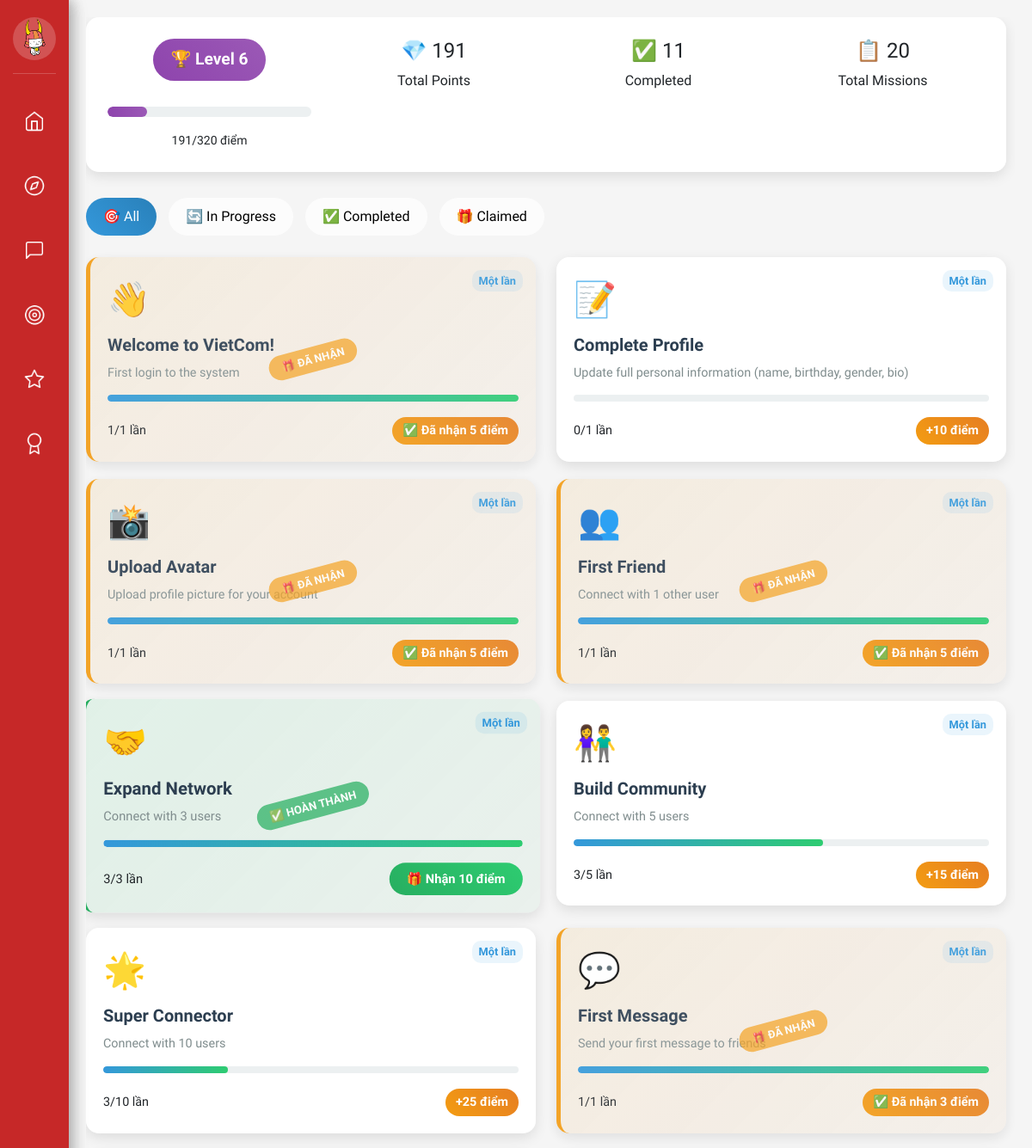
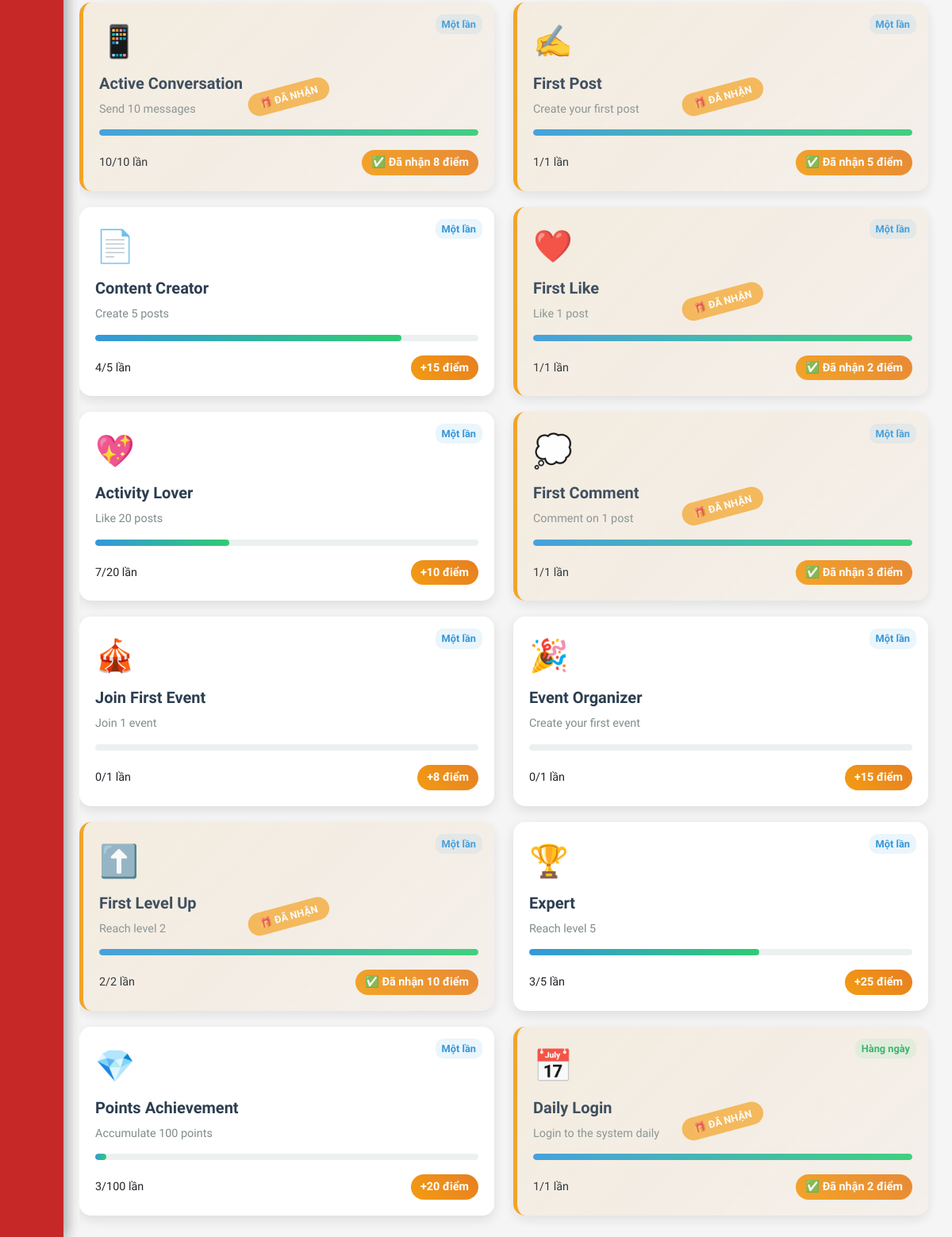
The page /gamification/missions/ (signed in) on the database as committed earlier (2 pictures, top to bottom).
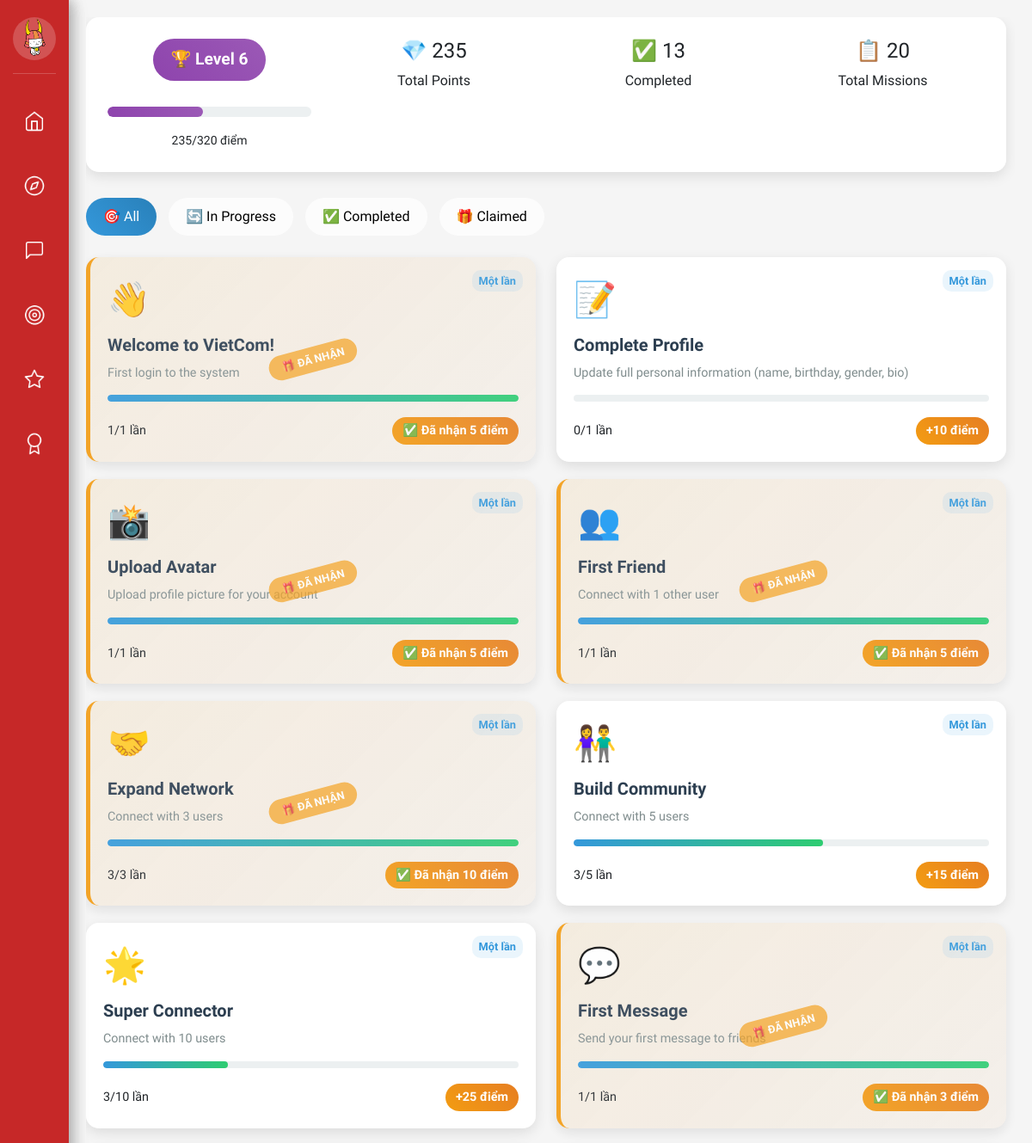
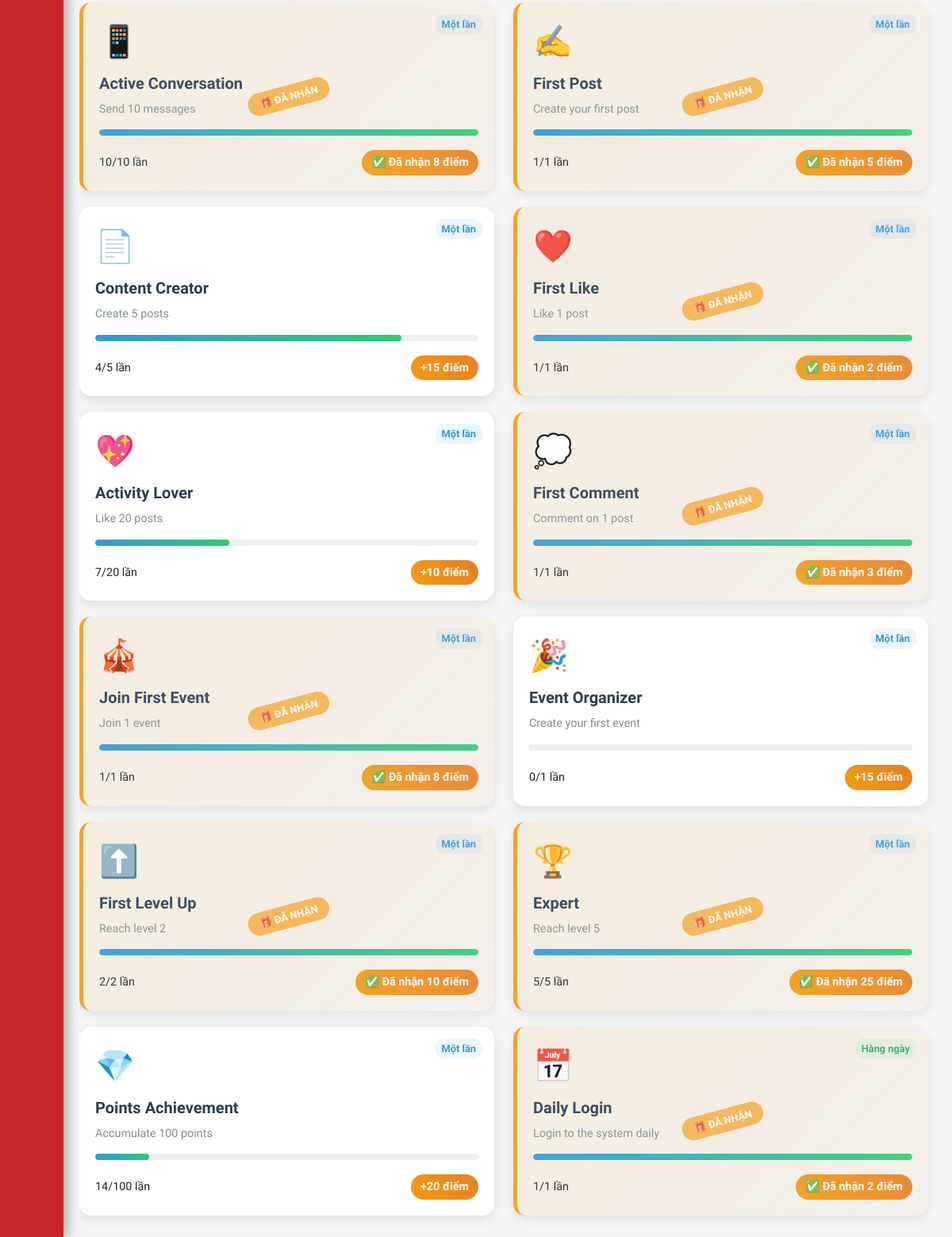
The same page on the database as committed later (2 pictures, top to bottom).
### users/models.py (models this page shows, shortened)
class User(AbstractUser):
    GENDER_CHOICES = [
        ('male', 'Male'),
        ('female', 'Female'),
        ('other', 'Other'),
        ('not_specified', 'Not specified'),
    ]
    STATUS_CHOICES = [
        ('online', 'Online'),
        ('offline', 'Offline'),
        ('busy', 'Busy'),
        ('away', 'Away'),
        ('available', 'Available for connection'),
    ]
    phone_regex = RegexValidator(
        regex=r'^\+?1?\d{9,15}$',
        message="Phone number must be in the format: '+999999999' or '0999999999'"
    )
    email = models.EmailField(unique=True)
    phone = models.CharField(
        validators=[phone_regex],
        max_length=17,
        unique=True,
        help_text="Phone number must be in the format: '+84xxxxxxxxx' or '0xxxxxxxxx'"
    )
    full_name = models.CharField(max_length=100)
    hometown = models.CharField(max_length=255, blank=True)
    date_of_birth = models.DateField(null=True, blank=True, verbose_name="Date of Birth")
    gender = models.CharField(
        max_length=20,
        choices=GENDER_CHOICES,
        default='not_specified',
        help_text="User's gender"
    )
    bio = models.TextField(
        max_length=500,
        blank=True,
        help_text="Short introduction about yourself (max 500 characters)"
    )
    status = models.CharField(
        max_length=20,
        choices=STATUS_CHOICES,
        default='offline',
        help_text="Current status"
    )
    interests = models.TextField(default='[]', blank=True)
    avatar = models.ImageField(upload_to='avatars/', blank=True)
    latitude = models.FloatField(null=True, blank=True, help_text="Latitude")
    longitude = models.FloatField(null=True, blank=True, help_text="Longitude")
    search_radius = models.FloatField(default=50.0, help_text="Search radius (km)")
    level = models.IntegerField(default=1)
    points = models.IntegerField(default=0)
    is_admin = models.BooleanField(default=False)
    objects = UserManager()
    USERNAME_FIELD = 'email'
    REQUIRED_FIELDS = ['phone', 'full_name']
    class Meta:
        verbose_name = "User"
        verbose_name_plural = "Users"
        ordering = ['-date_joined']
    def get_points_for_next_level(self):
        return 10 * (2 ** (self.level - 1))
    def get_points_for_current_level(self):
        if self.level == 1:
            return 0
        return 10 * (2 ** (self.level - 2))
    def get_progress_to_next_level(self):
        current_level_points = self.get_points_for_current_level()
        next_level_points = self.get_points_for_next_level()
        current_progress = self.points - current_level_points
        total_needed = next_level_points - current_level_points
        return (current_progress / total_needed * 100) if total_needed > 0 else 100

### gamification/models.py (models this page shows, shortened)
class Mission(models.Model):
    MISSION_TYPE_CHOICES = [
        ('first_login', 'Lần đầu đăng nhập'),
        ('daily_login', 'Đăng nhập hàng ngày'),
        ('add_friend', 'Kết bạn'),
        ('send_message', 'Gửi tin nhắn'),
        ('create_post', 'Tạo bài viết'),
        ('like_post', 'Thích bài viết'),
        ('comment_post', 'Bình luận bài viết'),
        ('share_post', 'Chia sẻ bài viết'),
        ('complete_profile', 'Hoàn thiện hồ sơ'),
        ('upload_avatar', 'Tải ảnh đại diện'),
        ('join_event', 'Tham gia sự kiện'),
        ('create_event', 'Tạo sự kiện'),
        ('streak_login', 'Đăng nhập liên tiếp'),
        ('level_up', 'Lên cấp'),
        ('earn_points', 'Tích lũy điểm'),
    ]
    FREQUENCY_CHOICES = [
        ('once', 'Một lần'),
        ('daily', 'Hàng ngày'),
        ('weekly', 'Hàng tuần'),
        ('monthly', 'Hàng tháng'),
    ]
    title = models.CharField(max_length=255)
    description = models.TextField()
    mission_type = models.CharField(max_length=20, choices=MISSION_TYPE_CHOICES)
    target_count = models.IntegerField(default=1, help_text="Số lần cần thực hiện")
    points_reward = models.IntegerField()
    frequency = models.CharField(max_length=10, choices=FREQUENCY_CHOICES, default='once')
    icon = models.CharField(max_length=10, default='🎯')
    is_active = models.BooleanField(default=True)
    order = models.IntegerField(default=0, help_text="Thứ tự hiển thị")
    created_at = models.DateTimeField(default=timezone.now)
    class Meta:
        ordering = ['order', 'points_reward']

class UserMission(models.Model):
    STATUS_CHOICES = [
        ('in_progress', 'Đang thực hiện'),
        ('completed', 'Hoàn thành'),
        ('claimed', 'Đã nhận thưởng'),
    ]
    user = models.ForeignKey(User, related_name='user_missions', on_delete=models.CASCADE)
    mission = models.ForeignKey(Mission, on_delete=models.CASCADE)
    current_count = models.IntegerField(default=0)
    status = models.CharField(max_length=20, choices=STATUS_CHOICES, default='in_progress')
    completed_at = models.DateTimeField(null=True, blank=True)
    claimed_at = models.DateTimeField(null=True, blank=True)
    created_at = models.DateTimeField(default=timezone.now)
    class Meta:
        unique_together = ('user', 'mission')
    @property
    def progress_percentage(self):
        return min((self.current_count / self.mission.target_count) * 100, 100)

### gamification/views.py (the view)
# urls.py: path('missions/', views.mission_list, name='mission_list'),
@login_required
def mission_list(request):
    missions = Mission.objects.filter(is_active=True).order_by('order', 'points_reward')
    user_missions = {}
    for mission in missions:
        user_mission, created = UserMission.objects.get_or_create(
            user=request.user,
            mission=mission
        )
        user_missions[mission.id] = user_mission
    user_stats = {
        'total_points': request.user.points,
        'level': request.user.level,
        'points_for_next_level': request.user.get_points_for_next_level(),
        'progress_to_next_level': request.user.get_progress_to_next_level(),
        'completed_missions': UserMission.objects.filter(
            user=request.user,
            status__in=['completed', 'claimed']
        ).count(),
        'total_missions': missions.count(),
    }
    context = {
        'missions': missions,
        'user_missions': user_missions,
        'user_stats': user_stats,
    }
    return render(request, 'gamification/mission_list.html', context)

### templates/gamification/mission_list.html (shortened to what this page needs)
{% extends 'base.html' %} {% load gamification_extras %}  {% block content %}
<div class="main-container">
  <div class="user-stats">
    <div class="row">
      <div class="col-md-3">
        <div class="level-badge">🏆 Level {{ user_stats.level }}</div>
        <div class="level-progress">
          <div
            class="level-progress-fill"
            style="width: {{ user_stats.progress_to_next_level }}%"
          ></div>
        </div>
        <small
          >{{ user_stats.total_points }}/{{ user_stats.points_for_next_level }}
          điểm</small
        >
      </div>
      <div class="col-md-3">
        <h4>💎 {{ user_stats.total_points }}</h4>
        <p class="mb-0">Total Points</p>
      </div>
      <div class="col-md-3">
        <h4>✅ {{ user_stats.completed_missions }}</h4>
        <p class="mb-0">Completed</p>
      </div>
      <div class="col-md-3">
        <h4>📋 {{ user_stats.total_missions }}</h4>
        <p class="mb-0">Total Missions</p>
      </div>
    </div>
  </div>
  <div class="filter-tabs">
    <button class="filter-tab active" onclick="filterMissions('all')">
      🎯 All
    </button>
    <button class="filter-tab" onclick="filterMissions('in_progress')">
      🔄 In Progress
    </button>
    <button class="filter-tab" onclick="filterMissions('completed')">
      ✅ Completed
    </button>
    <button class="filter-tab" onclick="filterMissions('claimed')">
      🎁 Claimed
    </button>
  </div>
  <div class="row" id="missions-container">
    {% for mission in missions %} {% with user_mission=user_missions|get_item:mission.id %}
    <div class="col-lg-6 mission-item" data-status="{{ user_mission.status }}">
      <div class="mission-card {{ user_mission.status }}">
        <div class="mission-frequency {{ mission.frequency }}">
          {% if mission.frequency == 'once' %}Một lần{% elif mission.frequency == 'daily' %}Hàng ngày{% elif mission.frequency == 'weekly' %}Hàngtuần{% elif mission.frequency == 'monthly' %}Hàng tháng{% endif %}
        </div>
        <div class="mission-icon">{{ mission.icon }}</div>
        <h5 class="mission-title">{{ mission.title }}</h5>
        <p class="mission-description">{{ mission.description }}</p>
        <div class="progress-bar">
          <div
            class="progress-fill"
            style="width: {{ user_mission.progress_percentage }}%"
          ></div>
        </div>
        <div class="mission-stats">
          <span>
            {{ user_mission.current_count }}/{{ mission.target_count }} {% if mission.target_count == 1 %} lần {% else %} lần {% endif %}
          </span>
          {% if user_mission.status == 'completed' %}
          <form
            method="post"
            action="{% url 'gamification:claim_mission_reward' mission.id %}"
            style="display: inline"
          >
            <button type="submit" class="claim-btn">
              🎁 Nhận {{ mission.points_reward }} điểm
            </button>
          </form>
          {% elif user_mission.status == 'claimed' %}
          <span class="points-reward">
            ✅ Đã nhận {{ mission.points_reward }} điểm
          </span>
          {% else %}
          <span class="points-reward"> +{{ mission.points_reward }} điểm </span>
          {% endif %}
        </div>
      </div>
    </div>
    {% endwith %} {% endfor %}
  </div>
</div>
{% endblock %}

### templates/base.html (shortened to what this page needs)
{% load static %}
<!DOCTYPE html>
<html lang="en">
  <head>
    <link
      href="https://cdn.jsdelivr.net/npm/bootstrap@5.3.0/dist/css/bootstrap.min.css"
      rel="stylesheet"
    />
    <link
      href="https://cdnjs.cloudflare.com/ajax/libs/font-awesome/6.4.0/css/all.min.css"
      rel="stylesheet"
    />
  </head>
  <body>
    <div class="sidebar">
      <div class="profile-section">
        <div class="profile-avatar" id="profile-btn">
          {% if user.avatar %}
          <img
            src="{{ user.avatar.url }}"
            alt="Avatar"
            style="
              width: 100%;
              height: 100%;
              border-radius: 50%;
              object-fit: cover;
            "
          />
          {% else %}
          <i class="fas fa-user"></i>
          {% endif %}
        </div>
      </div>
      <div class="nav-buttons">
        <button class="sidebar-btn" id="home-btn" title="Home">
          <span class="icon-home"></span>
        </button>
        <button class="sidebar-btn" id="social-btn" title="Social Network">
          <span class="icon-social"></span>
        </button>
        <button class="sidebar-btn" id="chat-btn" title="Message">
          <span class="icon-message"></span>
        </button>
        <label for="mission-toggle" class="sidebar-btn" title="Mission">
          <span class="icon-mission"></span>
        </label>
        <label for="event-toggle" class="sidebar-btn" title="Event">
          <span class="icon-event"></span>
        </label>
        <label for="achievement-toggle" class="sidebar-btn" title="Achievement">
          <span class="icon-achievement"></span>
        </label>
      </div>
    </div>
    <div class="panels">
      <div class="content-panel mission-panel">
        <div class="panel-header">Mission</div>
        <div class="panel-content">
          <div class="event-card">
            <h3>Daily Check-in</h3>
            <p>
            </p>
          </div>
          <div class="event-card">
            <h3>Help a Newcomer</h3>
            <p>Guide someone new to the community and earn mentor badges.</p>
          </div>
          <div class="event-card">
            <h3>Share Your Story</h3>
            <p>Tell your journey and inspire others in the community.</p>
          </div>
          <div class="event-card">
            <h3>Local Explorer</h3>
            <p>Discover and review local Vietnamese businesses and services.</p>
          </div>
        </div>
      </div>
      <div class="content-panel event-panel">
        <div class="panel-header">Sự kiện</div>
        <div class="panel-content">
          <div class="event-card">
            <h3>🎉 Khám phá sự kiện</h3>
            <p>
            </p>
          </div>
        </div>
      </div>
      <div class="content-panel achievement-panel">
        <div class="panel-header">Achievements</div>
        <div class="panel-content">
          <div class="event-card">
            <h3>Community Builder</h3>
            <p>
            </p>
          </div>
          <div class="event-card">
            <h3>Social Butterfly</h3>
            <p>
            </p>
          </div>
          <div class="event-card">
            <h3>Culture Ambassador</h3>
            <p>
            </p>
          </div>
        </div>
      </div>
    </div>
    <div
      class="main-container"
      style="margin-left: 80px; padding: 20px; min-height: 100vh"
    >
      {% block content %}{% endblock %}
    </div>
  </body>
</html>

Rows that differ between the two databases and show on the page:
computed for Mission "Expand Network": text "🎁 Nhận" → "✅ Đã nhận"
changed UserMission (number 5 of 20 on the later page): status "completed" → "claimed" (drawn)
computed for Mission "Join First Event": text "+" → "✅ Đã nhận"
changed UserMission (number 15 of 20 on the later page): status "in_progress" → "claimed" (drawn); current_count "0" → "1"
computed for Mission "Expert": text "+" → "✅ Đã nhận"
changed UserMission (number 18 of 20 on the later page): status "in_progress" → "claimed" (drawn); current_count "3" → "5"
changed UserMission (number 19 of 20 on the later page): current_count "3" → "14"
Other text that changed with them:
{{ user_stats.progress_to_next_level }}: 19.375 → 46.875 (drawn)
{{ user_stats.total_points }}: "191" → "235"
{{ user_stats.completed_missions }}: "11" → "13"
